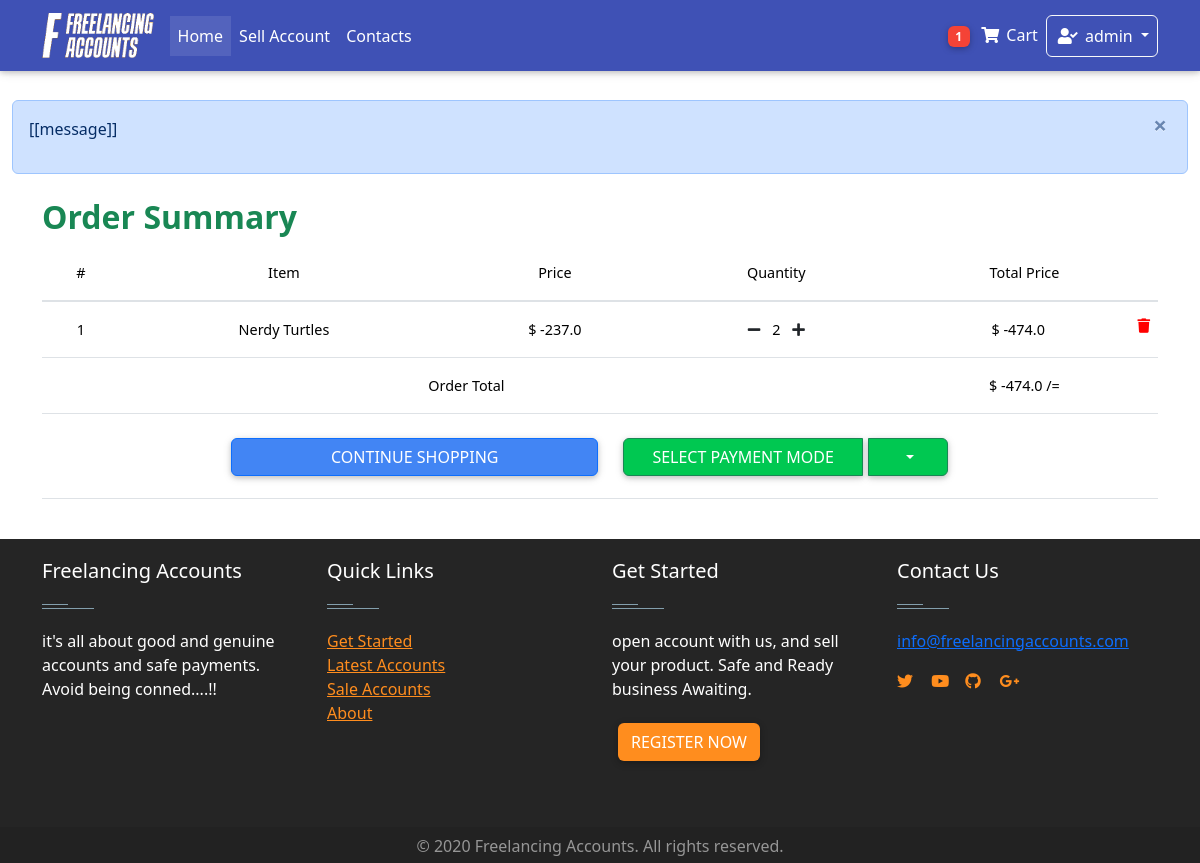
Before: /order-summary/ (signed in) with the older database file.
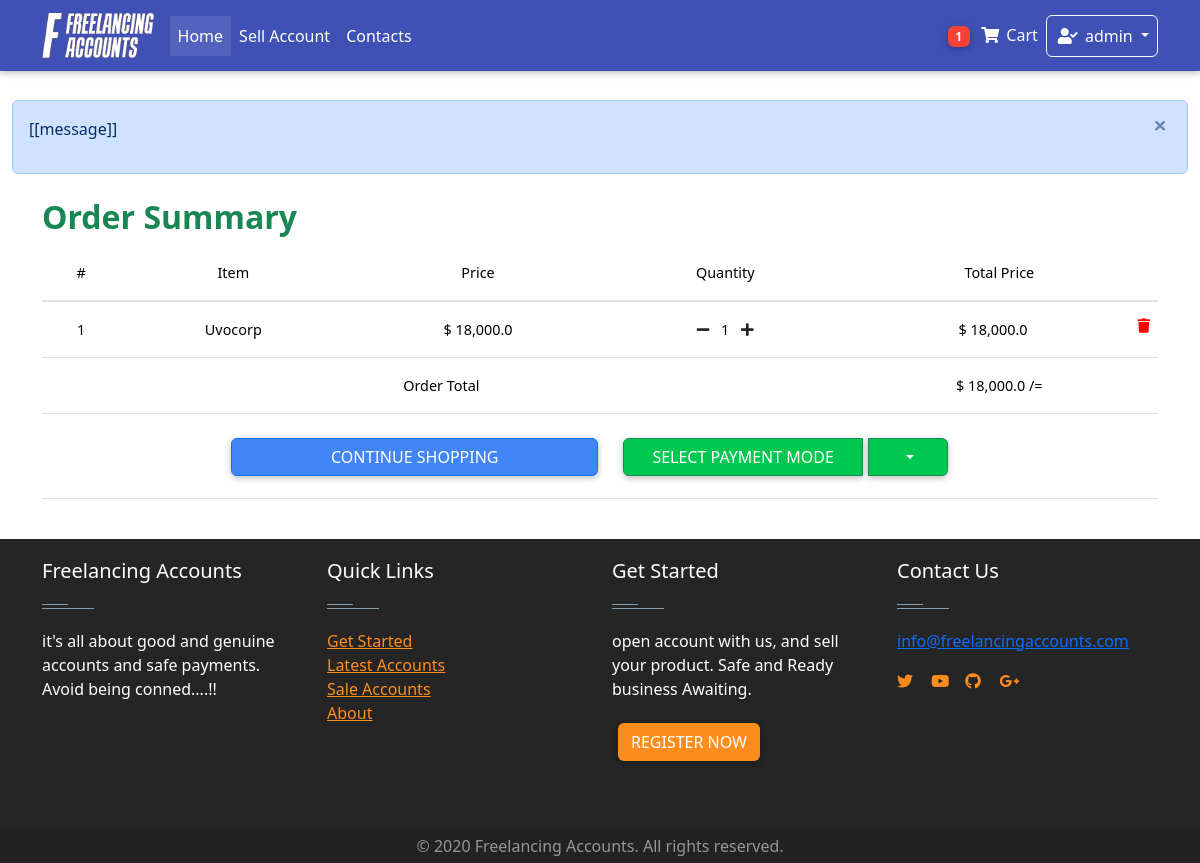
After: the same page with the newer database file.
### Home/models.py (models this page shows, shortened)
class OrderItem(models.Model):
    user = models.ForeignKey(settings.AUTH_USER_MODEL,on_delete = models.CASCADE)
    item = models.ForeignKey(Item, on_delete = models.CASCADE)
    quantity = models.IntegerField(default= 1)
    ordered = models.BooleanField(default = False)
    def after_discount_price(self):
        discounted_price = self.item.price - self.item.discountprice
        return discounted_price
    def get_total_discount_item_price(self):
        discounted_price = self.item.price - self.item.discountprice
        return self.quantity * discounted_price
    def get_final_price(self):
        if self.item.discountprice > 0:
            results= self.get_total_discount_item_price()
            return results
            print(results, "get final price for discount")
        else:
            results = self.get_total_item_price()
            print(results, "get final price no discount")
            return results

class Item(models.Model):
    created_by = models.ForeignKey(settings.AUTH_USER_MODEL,on_delete = models.CASCADE,blank = True, null = True, editable = False)
    created_at = models.DateTimeField(auto_now_add= True, blank = True, null = True )
    title = models.CharField(max_length = 100)
    price = models.FloatField(default = 0.0)
    discountprice = models.FloatField(blank= True, null = True)
    category = models.CharField(choices = Category_choices, max_length=2)
    label = models.CharField(choices = Label_choices, max_length=1)
    Level = models.CharField(choices = Level_choices, max_length = 15 ,blank= True, null = True)
    finished_orders = models.IntegerField(default = 1)
    rating = models.IntegerField(default = 50 )
    Reviews =models.IntegerField( default = 1)
    profile = models.CharField( max_length = 20)
    description = models.TextField()
    diplay_pic = models.ImageField(upload_to = "display_pics/%Y%m%d/", max_length =255 )
    contact = models.CharField(max_length=15 ,null = True,blank= True)
    sold = models.BooleanField(default=False)

class Order(models.Model):
    user = models.ForeignKey(settings.AUTH_USER_MODEL,on_delete = models.CASCADE)
    items = models.ManyToManyField(OrderItem)
    start_date = models.DateField(auto_now_add = True)
    ordered_date = models.DateTimeField()
    ordered = models.BooleanField(default = False)
    seller = models.ForeignKey(settings.AUTH_USER_MODEL,on_delete = models.CASCADE, related_name="user", blank=True, null = True)
    amount = models.IntegerField(default=0.0)
    released = models.BooleanField(default=False)
    refund = models.BooleanField(default=False)
    billing_address = models.ForeignKey(
        "BillingAddress", on_delete = models.SET_NULL, blank = True, null = True)
    def get_total(self):
        total = 0
        for order_item in self.items.all():
            total += order_item.get_final_price()
            print(total)
        return total

### Home/views.py (the view)
# urls.py: path('order-summary/', views.OrderSummaryView.as_view(), name = 'order-summary'),
class OrderSummaryView(LoginRequiredMixin, generic.View):
    def get(self, *args,**kwargs ):
        try:
            order = Order.objects.get(user = self.request.user,  ordered = False)
            context ={
                'object': order
            }
            return render( self.request, 'order_summary.html' , context )
            messages.error( self.request, "you have an Order" )
        except ObjectDoesNotExist:
            messages.error(self.request, "you do not have an Order")
            return redirect("/")

### Home/templatetags/cart_template_tags.py (called while the page is built)
@register.filter
def cart_item_count(user):
    if user.is_authenticated:
        qs = Order.objects.filter(user = user, ordered = False)
        if qs.exists():
            return qs[0].items.count()
    return 0

@register.filter
def account_cash(user):
    if user.is_authenticated:
        qs = AccountsModel.objects.get(user= user)
        amount= qs.amount
        return amount

### Home/templatetags/login_tag.py (called while the page is built)
@register.inclusion_tag('logins/login_form.html')
def login_form_tag(current_page=None):
    return {'loginform': LoginForm(),
            'redirect_to': current_page}

### Home/templates/order_summary.html (shortened to what this page needs)
<!DOCTYPE html>
<html lang="en">
{% extends "base.html"%}
{% load  staticfiles %}
{% block content %}
  <main>
    <div  class="container">
      <section class="text-center mb-4">
        <div class="row wow fadeIn">
          <h2 class = "text-success  text-justify"><strong> Order Summary </strong></h2>
          <div class="table-responsive">
            <table class="table">
              <thead>
                <tr>
                  <th scope="col">#</th>
                  <th scope="col">Item</th>
                  <th scope="col">Price</th>
                  <th scope="col">Quantity</th>
                  <th scope="col">Total Price</th>
                </tr>
              </thead>
              <tbody>
                {% for order_item in object.items.all %}
                <tr>
                  <th scope="row">{{ forloop.counter }}</th>
                  <td>{{ order_item.item.title }}</td>
                  <td>
                    $ {% if order_item.item.discountprice  %}
                        {{ order_item.after_discount_price }}
                      {% else %}
                        {{ order_item.item.price }}
                    {% endif %}
                  </td>
                  <td><a href = "{% url 'Home:remove_item_from_cart' pk=order_item.item.pk %}" >
                    <i class="fas fa-minus mr-2"></i></a>
                        {{ order_item.quantity }}
                     <a href = "{% url 'Home:add_to_cart' pk=order_item.item.pk %}" ><i class="fas fa-plus ml-2"></i></a></td>
                  <td>
                    $
                    {% if order_item.item.discountprice %}
                      {{ order_item.get_total_discount_item_price }}
                    {%  else %}
                      {{ order_item.get_total_item_price }}
                    {% endif %}
                    <a style = 'color:red;'href = "{% url 'Home:remove_from_cart' pk=order_item.item.pk %}" >
                    <i class="fas fa-trash float-right"></i>
                  </a>
                  </td>
                </tr>
                {% endfor %}
                <tr>
                  <td colspan = "4"><b> Order Total </b> </td>
                  <td><b>$ {{ object.get_total }} /=</b></td>
                </tr>
                <tr>
                  <td colspan = "5" '><b >
                     <a href = "/" class = "btn btn-primary col-md-4" > continue shopping </a>
                     <div class="btn-group col-md-4">
                      <button type="button" class="btn btn-success">Select payment Mode</button>
                      <button type="button" class="btn btn-success dropdown-toggle px-3" data-toggle="dropdown" aria-haspopup="true"
                        aria-expanded="false">
                      </button>
                    </div>
                   </b> </td>
                </tr>
              </tbody>
            </table>
          </div>
        </div>
      </section>
    </div>
  </main>
{% endblock %}

Changed rows visible on the page:
removed OrderItem: item "Nerdy Turtles", after_discount_price "-237.0", quantity "2", get_total_discount_item_price "-474.0"
now on this page (row unchanged): OrderItem: item "Uvocorp", after_discount_price "18,000.0", quantity "1", get_total_discount_item_price "18,000.0"
computed for Order: get_total "-474.0" → "18,000.0"
